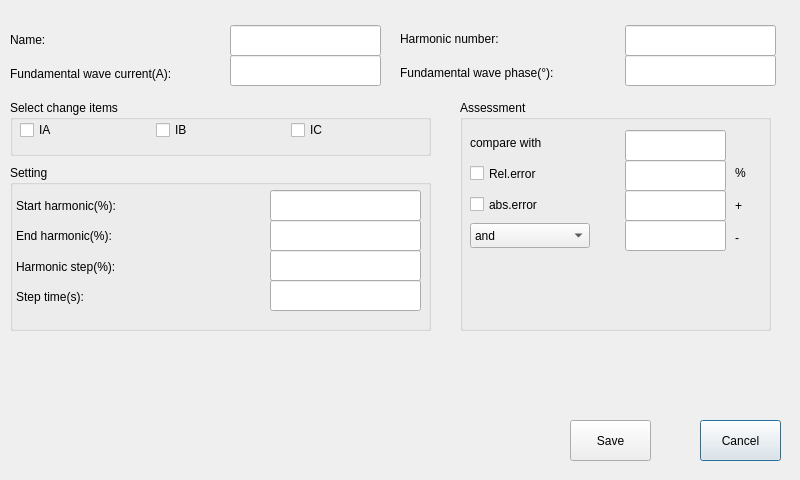
<?xml version="1.0" encoding="UTF-8"?>
<ui version="4.0">
 <class>HarmonicPara</class>
 <widget class="QDialog" name="HarmonicPara">
  <property name="geometry">
   <rect>
    <x>0</x>
    <y>0</y>
    <width>800</width>
    <height>480</height>
   </rect>
  </property>
  <property name="windowTitle">
   <string>Dialog</string>
  </property>
  <widget class="QPushButton" name="pushButton_2">
   <property name="geometry">
    <rect>
     <x>700</x>
     <y>420</y>
     <width>81</width>
     <height>41</height>
    </rect>
   </property>
   <property name="text">
    <string>Cancel</string>
   </property>
  </widget>
  <widget class="QGroupBox" name="groupBox">
   <property name="geometry">
    <rect>
     <x>10</x>
     <y>165</y>
     <width>421</width>
     <height>166</height>
    </rect>
   </property>
   <property name="title">
    <string>Setting</string>
   </property>
   <widget class="QLineEdit" name="lineEdit_4">
    <property name="geometry">
     <rect>
      <x>260</x>
      <y>55</y>
      <width>151</width>
      <height>31</height>
     </rect>
    </property>
   </widget>
   <widget class="QLineEdit" name="lineEdit_3">
    <property name="geometry">
     <rect>
      <x>260</x>
      <y>25</y>
      <width>151</width>
      <height>31</height>
     </rect>
    </property>
   </widget>
   <widget class="QLineEdit" name="lineEdit_5">
    <property name="geometry">
     <rect>
      <x>260</x>
      <y>85</y>
      <width>151</width>
      <height>31</height>
     </rect>
    </property>
   </widget>
   <widget class="QLineEdit" name="lineEdit_6">
    <property name="geometry">
     <rect>
      <x>260</x>
      <y>115</y>
      <width>151</width>
      <height>31</height>
     </rect>
    </property>
   </widget>
   <widget class="QWidget" name="">
    <property name="geometry">
     <rect>
      <x>6</x>
      <y>28</y>
      <width>251</width>
      <height>116</height>
     </rect>
    </property>
    <layout class="QVBoxLayout" name="verticalLayout_5">
     <item>
      <widget class="QLabel" name="label_2">
       <property name="text">
        <string>Start harmonic(%):</string>
       </property>
      </widget>
     </item>
     <item>
      <widget class="QLabel" name="label_3">
       <property name="text">
        <string>End harmonic(%):</string>
       </property>
      </widget>
     </item>
     <item>
      <widget class="QLabel" name="label_11">
       <property name="text">
        <string>Harmonic step(%):</string>
       </property>
      </widget>
     </item>
     <item>
      <widget class="QLabel" name="label_12">
       <property name="text">
        <string>Step time(s):</string>
       </property>
      </widget>
     </item>
    </layout>
   </widget>
  </widget>
  <widget class="QGroupBox" name="groupBox_3">
   <property name="geometry">
    <rect>
     <x>460</x>
     <y>100</y>
     <width>311</width>
     <height>231</height>
    </rect>
   </property>
   <property name="title">
    <string>Assessment</string>
   </property>
   <widget class="QLineEdit" name="lineEdit_7">
    <property name="geometry">
     <rect>
      <x>165</x>
      <y>30</y>
      <width>101</width>
      <height>31</height>
     </rect>
    </property>
   </widget>
   <widget class="QLineEdit" name="lineEdit_8">
    <property name="geometry">
     <rect>
      <x>165</x>
      <y>60</y>
      <width>101</width>
      <height>31</height>
     </rect>
    </property>
   </widget>
   <widget class="QLineEdit" name="lineEdit_9">
    <property name="geometry">
     <rect>
      <x>165</x>
      <y>90</y>
      <width>101</width>
      <height>31</height>
     </rect>
    </property>
   </widget>
   <widget class="QLineEdit" name="lineEdit_10">
    <property name="geometry">
     <rect>
      <x>165</x>
      <y>120</y>
      <width>101</width>
      <height>31</height>
     </rect>
    </property>
   </widget>
   <widget class="QWidget" name="verticalLayoutWidget_2">
    <property name="geometry">
     <rect>
      <x>275</x>
      <y>60</y>
      <width>31</width>
      <height>91</height>
     </rect>
    </property>
    <layout class="QVBoxLayout" name="verticalLayout_2">
     <item>
      <widget class="QLabel" name="label_6">
       <property name="text">
        <string>%</string>
       </property>
      </widget>
     </item>
     <item>
      <widget class="QLabel" name="label_7">
       <property name="text">
        <string>+</string>
       </property>
      </widget>
     </item>
     <item>
      <widget class="QLabel" name="label_10">
       <property name="text">
        <string>-</string>
       </property>
      </widget>
     </item>
    </layout>
   </widget>
   <widget class="QWidget" name="verticalLayoutWidget_3">
    <property name="geometry">
     <rect>
      <x>10</x>
      <y>30</y>
      <width>151</width>
      <height>120</height>
     </rect>
    </property>
    <layout class="QVBoxLayout" name="verticalLayout_3">
     <item>
      <widget class="QLabel" name="label_5">
       <property name="sizePolicy">
        <sizepolicy hsizetype="Fixed" vsizetype="Fixed">
         <horstretch>0</horstretch>
         <verstretch>0</verstretch>
        </sizepolicy>
       </property>
       <property name="minimumSize">
        <size>
         <width>120</width>
         <height>25</height>
        </size>
       </property>
       <property name="text">
        <string>compare with</string>
       </property>
      </widget>
     </item>
     <item>
      <widget class="QCheckBox" name="checkBox">
       <property name="sizePolicy">
        <sizepolicy hsizetype="Fixed" vsizetype="Fixed">
         <horstretch>0</horstretch>
         <verstretch>0</verstretch>
        </sizepolicy>
       </property>
       <property name="minimumSize">
        <size>
         <width>120</width>
         <height>25</height>
        </size>
       </property>
       <property name="text">
        <string>Rel.error</string>
       </property>
      </widget>
     </item>
     <item>
      <widget class="QCheckBox" name="checkBox_2">
       <property name="sizePolicy">
        <sizepolicy hsizetype="Fixed" vsizetype="Fixed">
         <horstretch>0</horstretch>
         <verstretch>0</verstretch>
        </sizepolicy>
       </property>
       <property name="minimumSize">
        <size>
         <width>120</width>
         <height>25</height>
        </size>
       </property>
       <property name="text">
        <string>abs.error</string>
       </property>
      </widget>
     </item>
     <item>
      <widget class="QComboBox" name="comboBox_2">
       <property name="sizePolicy">
        <sizepolicy hsizetype="Fixed" vsizetype="Fixed">
         <horstretch>0</horstretch>
         <verstretch>0</verstretch>
        </sizepolicy>
       </property>
       <property name="minimumSize">
        <size>
         <width>120</width>
         <height>25</height>
        </size>
       </property>
       <item>
        <property name="text">
         <string>and</string>
        </property>
       </item>
       <item>
        <property name="text">
         <string>or</string>
        </property>
       </item>
      </widget>
     </item>
    </layout>
   </widget>
  </widget>
  <widget class="QPushButton" name="pushButton">
   <property name="geometry">
    <rect>
     <x>570</x>
     <y>420</y>
     <width>81</width>
     <height>41</height>
    </rect>
   </property>
   <property name="text">
    <string>Save</string>
   </property>
  </widget>
  <widget class="QGroupBox" name="groupBox_2">
   <property name="geometry">
    <rect>
     <x>10</x>
     <y>100</y>
     <width>421</width>
     <height>56</height>
    </rect>
   </property>
   <property name="title">
    <string>Select change items</string>
   </property>
   <widget class="QWidget" name="horizontalLayoutWidget_2">
    <property name="geometry">
     <rect>
      <x>10</x>
      <y>15</y>
      <width>401</width>
      <height>31</height>
     </rect>
    </property>
    <layout class="QHBoxLayout" name="horizontalLayout_2">
     <item>
      <widget class="QCheckBox" name="checkBox_3">
       <property name="text">
        <string>IA</string>
       </property>
      </widget>
     </item>
     <item>
      <widget class="QCheckBox" name="checkBox_4">
       <property name="text">
        <string>IB</string>
       </property>
      </widget>
     </item>
     <item>
      <widget class="QCheckBox" name="checkBox_5">
       <property name="text">
        <string>IC</string>
       </property>
      </widget>
     </item>
    </layout>
   </widget>
  </widget>
  <widget class="QLineEdit" name="lineEdit_2">
   <property name="geometry">
    <rect>
     <x>625</x>
     <y>25</y>
     <width>151</width>
     <height>31</height>
    </rect>
   </property>
  </widget>
  <widget class="QLineEdit" name="lineEdit_12">
   <property name="geometry">
    <rect>
     <x>625</x>
     <y>55</y>
     <width>151</width>
     <height>31</height>
    </rect>
   </property>
  </widget>
  <widget class="QLineEdit" name="lineEdit_11">
   <property name="geometry">
    <rect>
     <x>230</x>
     <y>55</y>
     <width>151</width>
     <height>31</height>
    </rect>
   </property>
  </widget>
  <widget class="QLineEdit" name="lineEdit">
   <property name="geometry">
    <rect>
     <x>230</x>
     <y>25</y>
     <width>151</width>
     <height>31</height>
    </rect>
   </property>
   <property name="sizePolicy">
    <sizepolicy hsizetype="Fixed" vsizetype="Fixed">
     <horstretch>0</horstretch>
     <verstretch>0</verstretch>
    </sizepolicy>
   </property>
   <property name="minimumSize">
    <size>
     <width>120</width>
     <height>30</height>
    </size>
   </property>
  </widget>
  <widget class="QWidget" name="">
   <property name="geometry">
    <rect>
     <x>10</x>
     <y>25</y>
     <width>221</width>
     <height>61</height>
    </rect>
   </property>
   <layout class="QVBoxLayout" name="verticalLayout">
    <item>
     <widget class="QLabel" name="label_8">
      <property name="sizePolicy">
       <sizepolicy hsizetype="Fixed" vsizetype="Fixed">
        <horstretch>0</horstretch>
        <verstretch>0</verstretch>
       </sizepolicy>
      </property>
      <property name="minimumSize">
       <size>
        <width>90</width>
        <height>30</height>
       </size>
      </property>
      <property name="text">
       <string>Name:</string>
      </property>
     </widget>
    </item>
    <item>
     <widget class="QLabel" name="label_13">
      <property name="text">
       <string>Fundamental wave current(A):</string>
      </property>
     </widget>
    </item>
   </layout>
  </widget>
  <widget class="QWidget" name="">
   <property name="geometry">
    <rect>
     <x>400</x>
     <y>25</y>
     <width>226</width>
     <height>61</height>
    </rect>
   </property>
   <layout class="QVBoxLayout" name="verticalLayout_4">
    <item>
     <widget class="QLabel" name="label">
      <property name="text">
       <string>Harmonic number:</string>
      </property>
     </widget>
    </item>
    <item>
     <widget class="QLabel" name="label_14">
      <property name="text">
       <string>Fundamental wave phase(°):</string>
      </property>
     </widget>
    </item>
   </layout>
  </widget>
 </widget>
 <resources/>
 <connections/>
</ui>
